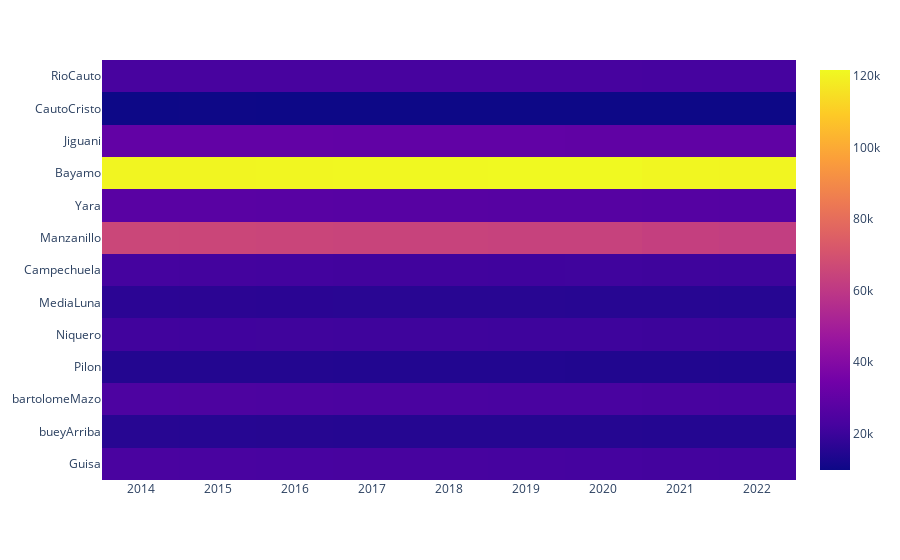
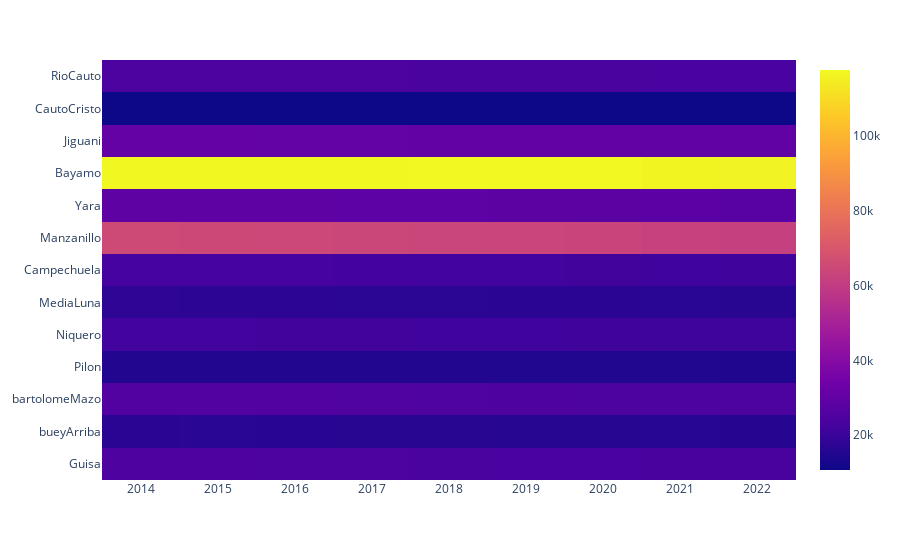

Here is the notebook cell these charts were saved with, in order:
### Code cell
#función para sacar valores de los residentes H_M por muicipios del json
def llenar_lista()->list:
    lista=[]
    for keys,values in granma.items():
        if keys=="municipios": #accedo a la llave municipios que es un diccionario
            for clave,valor in values.items(): 
                if clave in granma["listamunis"]:
                     for key,value in valor.items():
                            if key =='residentesH_M_14-22':
                                lista.extend(value)
              
    return lista


def agregar_mun(lista):
    mun=granma['listamunis']
    for i in range(len(mun)):
            lista[i].insert(0,mun[i])
  
    

#lista con todos los valores de los residentes 14-2022  
lista=llenar_lista()



#lista de residentes hombres14-2022
listaH=[y for x,y in enumerate(lista) if x%2 == 0 ]

#función para que le agrega la el municipio a la lista de listas
#agregar_mun(listaH)


#lista de residentes mujeres 14-2022
listaM=[y for x,y in enumerate(lista)if x%2 != 0]


#agregar_mun(listaM)

#data frame de la lista de mujeres
dfM=pd.DataFrame(listaM,columns= [x for x in granma['años']if x>=2014])



# matriz de correlación del data frame de la lista de mujeres


#data frame de la lista de hombres
dfH=pd.DataFrame(listaH,columns=[x for x in granma['años']if x>=2014])

#grafico de calor de la población Mujer 2014-22
fig=px.imshow(dfM,x=[x for x in granma['años']if x>=2014],y=granma['listamunis'])
fig.show()

#grafico de calor de la población hombre 2014-22
fig=px.imshow(dfH,x=[x for x in granma['años']if x>=2014],y=granma['listamunis'])
fig.show()

### Figure 1 — Plotly figure (JSON) as saved in the notebook; plotly's stock layout.template omitted (floating-point values rounded to 4 significant figures)
{"data": [{"coloraxis": "coloraxis", "hovertemplate": "x: %{x}<br>y: %{y}<br>color: %{z}<extra></extra>", "name": "0", "type": "heatmap", "x": [2014, 2015, 2016, 2017, 2018, 2019, 2020, 2021, 2022], "xaxis": "x", "y": ["RioCauto", "CautoCristo", "Jiguani", "Bayamo", "Yara", "Manzanillo", "Campechuela", "MediaLuna", "Niquero", "Pilon", "bartolomeMazo", "bueyArriba", "Guisa"], "yaxis": "y", "z": [[22915, 22893, 22850, 22659, 22579, 22525, 22513, 22343, 22182], [9885, 9980, 9846, 9807, 9859, 9826, 9844, 9845, 9800], [30198, 30156, 30002, 29849, 29843, 29843, 29713, 29665, 29466], [120578, 120719, 120800, 121029, 121358, 121575, 121673, 120965, 120695], [27663, 27543, 27392, 27168, 27013, 26762, 26629, 26381, 26094], [65640, 65376, 64953, 64532, 64160, 63769, 63617, 62737, 62047], [21992, 21795, 21622, 21370, 21196, 21020, 20948, 20666, 20419], [16344, 16261, 16070, 15902, 15739, 15600, 15578, 15429, 15247], [21032, 21007, 20925, 20812, 20704, 20575, 20549, 20364, 20152], [14649, 14601, 14507, 14406, 14343, 14286, 14199, 14143, 14048], [24320, 24106, 23878, 23616, 23331, 23071, 22957, 22737, 22532], [15436, 15332, 15226, 15136, 15054, 14990, 14937, 14870, 14777], [23283, 23121, 22927, 22696, 22462, 22192, 22002, 21826, 21560]]}], "layout": {"coloraxis": {"colorscale": [[0, "#0d0887"], [0.1111, "#46039f"], [0.2222, "#7201a8"], [0.3333, "#9c179e"], [0.4444, "#bd3786"], [0.5556, "#d8576b"], [0.6667, "#ed7953"], [0.7778, "#fb9f3a"], [0.8889, "#fdca26"], [1, "#f0f921"]]}, "margin": {"t": 60}, "xaxis": {"anchor": "y", "constrain": "domain", "domain": [0, 1], "scaleanchor": "y"}, "yaxis": {"anchor": "x", "autorange": "reversed", "constrain": "domain", "domain": [0, 1]}}}

### Figure 2 — Plotly figure (JSON) as saved in the notebook; plotly's stock layout.template omitted (floating-point values rounded to 4 significant figures)
{"data": [{"coloraxis": "coloraxis", "hovertemplate": "x: %{x}<br>y: %{y}<br>color: %{z}<extra></extra>", "name": "0", "type": "heatmap", "x": [2014, 2015, 2016, 2017, 2018, 2019, 2020, 2021, 2022], "xaxis": "x", "y": ["RioCauto", "CautoCristo", "Jiguani", "Bayamo", "Yara", "Manzanillo", "Campechuela", "MediaLuna", "Niquero", "Pilon", "bartolomeMazo", "bueyArriba", "Guisa"], "yaxis": "y", "z": [[24560, 24488, 24343, 24145, 24032, 23863, 23815, 23542, 23363], [10793, 10784, 10772, 10749, 10756, 10748, 10770, 10728, 10710], [30652, 30595, 30484, 30314, 30236, 30135, 30129, 29870, 29651], [117211, 117399, 117427, 117515, 117689, 117650, 117563, 116548, 116131], [29471, 29337, 29224, 28932, 28699, 28414, 28339, 28000, 27724], [65153, 64886, 64518, 64135, 63659, 63398, 63090, 62115, 61495], [22963, 22773, 22546, 22278, 22067, 21899, 21792, 21486, 21300], [17562, 17437, 17248, 17065, 16898, 16719, 16680, 16511, 16342], [21908, 21863, 21767, 21673, 21558, 21418, 21397, 21189, 21046], [15386, 15326, 15245, 15140, 15052, 14962, 14910, 14825, 14704], [26234, 26004, 25777, 25473, 25105, 24757, 24550, 24380, 24179], [16655, 16531, 16426, 16327, 16265, 16191, 16100, 15934, 15796], [24868, 24656, 24448, 24183, 23994, 23690, 23517, 23238, 23006]]}], "layout": {"coloraxis": {"colorscale": [[0, "#0d0887"], [0.1111, "#46039f"], [0.2222, "#7201a8"], [0.3333, "#9c179e"], [0.4444, "#bd3786"], [0.5556, "#d8576b"], [0.6667, "#ed7953"], [0.7778, "#fb9f3a"], [0.8889, "#fdca26"], [1, "#f0f921"]]}, "margin": {"t": 60}, "xaxis": {"anchor": "y", "constrain": "domain", "domain": [0, 1], "scaleanchor": "y"}, "yaxis": {"anchor": "x", "autorange": "reversed", "constrain": "domain", "domain": [0, 1]}}}
